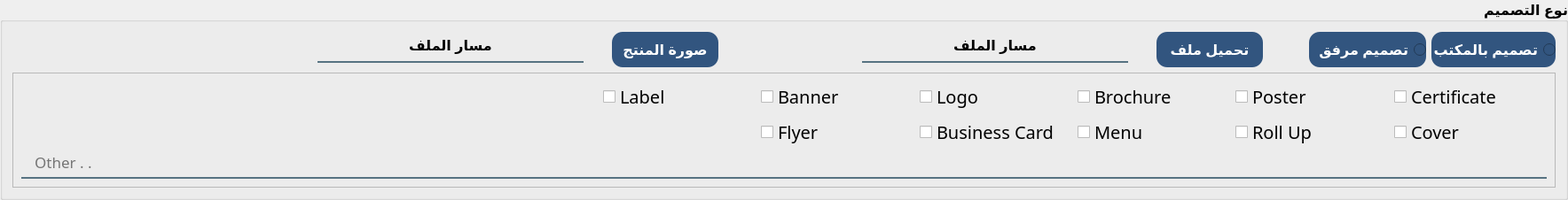
        <widget class="QGroupBox" name="groupBox">
         <property name="font">
          <font>
           <pointsize>12</pointsize>
           <weight>75</weight>
           <bold>true</bold>
          </font>
         </property>
         <property name="title">
          <string>نوع التصميم</string>
         </property>
         <property name="alignment">
          <set>Qt::AlignRight|Qt::AlignTrailing|Qt::AlignVCenter</set>
         </property>
         <layout class="QGridLayout" name="gridLayout_2">
          <item row="1" column="0" colspan="11">
           <widget class="QFrame" name="frame">
            <property name="maximumSize">
             <size>
              <width>16777215</width>
              <height>16777215</height>
             </size>
            </property>
            <property name="frameShape">
             <enum>QFrame::StyledPanel</enum>
            </property>
            <property name="frameShadow">
             <enum>QFrame::Raised</enum>
            </property>
            <layout class="QGridLayout" name="gridLayout">
             <item row="0" column="0">
              <spacer name="horizontalSpacer_13">
               <property name="orientation">
                <enum>Qt::Horizontal</enum>
               </property>
               <property name="sizeType">
                <enum>QSizePolicy::Fixed</enum>
               </property>
               <property name="sizeHint" stdset="0">
                <size>
                 <width>650</width>
                 <height>20</height>
                </size>
               </property>
              </spacer>
             </item>
             <item row="0" column="1">
              <widget class="QCheckBox" name="label_checkBox">
               <property name="font">
                <font>
                 <family>Gill Sans MT</family>
                 <pointsize>15</pointsize>
                 <weight>50</weight>
                 <bold>false</bold>
                </font>
               </property>
               <property name="styleSheet">
                <string notr="true"/>
               </property>
               <property name="text">
                <string>Label</string>
               </property>
              </widget>
             </item>
             <item row="0" column="2">
              <widget class="QCheckBox" name="banner_checkBox">
               <property name="font">
                <font>
                 <family>Gill Sans MT</family>
                 <pointsize>15</pointsize>
                 <weight>50</weight>
                 <bold>false</bold>
                </font>
               </property>
               <property name="styleSheet">
                <string notr="true"/>
               </property>
               <property name="text">
                <string>Banner</string>
               </property>
              </widget>
             </item>
             <item row="0" column="3">
              <widget class="QCheckBox" name="logo_checkBox">
               <property name="font">
                <font>
                 <family>Gill Sans MT</family>
                 <pointsize>15</pointsize>
                 <weight>50</weight>
                 <bold>false</bold>
                </font>
               </property>
               <property name="styleSheet">
                <string notr="true"/>
               </property>
               <property name="text">
                <string>Logo</string>
               </property>
              </widget>
             </item>
             <item row="0" column="4">
              <widget class="QCheckBox" name="brochure_checkBox">
               <property name="font">
                <font>
                 <family>Gill Sans MT</family>
                 <pointsize>15</pointsize>
                 <weight>50</weight>
                 <bold>false</bold>
                </font>
               </property>
               <property name="styleSheet">
                <string notr="true"/>
               </property>
               <property name="text">
                <string>Brochure</string>
               </property>
              </widget>
             </item>
             <item row="0" column="5">
              <widget class="QCheckBox" name="poster_checkBox">
               <property name="font">
                <font>
                 <family>Gill Sans MT</family>
                 <pointsize>15</pointsize>
                 <weight>50</weight>
                 <bold>false</bold>
                </font>
               </property>
               <property name="styleSheet">
                <string notr="true"/>
               </property>
               <property name="text">
                <string>Poster</string>
               </property>
              </widget>
             </item>
             <item row="0" column="6">
              <widget class="QCheckBox" name="certificate_checkBox">
               <property name="font">
                <font>
                 <family>Gill Sans MT</family>
                 <pointsize>15</pointsize>
                 <weight>50</weight>
                 <bold>false</bold>
                </font>
               </property>
               <property name="styleSheet">
                <string notr="true"/>
               </property>
               <property name="text">
                <string>Certificate</string>
               </property>
              </widget>
             </item>
             <item row="1" column="2">
              <widget class="QCheckBox" name="flyer_checkBox">
               <property name="font">
                <font>
                 <family>Gill Sans MT</family>
                 <pointsize>15</pointsize>
                 <weight>50</weight>
                 <bold>false</bold>
                </font>
               </property>
               <property name="styleSheet">
                <string notr="true"/>
               </property>
               <property name="text">
                <string>Flyer</string>
               </property>
              </widget>
             </item>
             <item row="1" column="3">
              <widget class="QCheckBox" name="businessCard_checkBox">
               <property name="font">
                <font>
                 <family>Gill Sans MT</family>
                 <pointsize>15</pointsize>
                 <weight>50</weight>
                 <bold>false</bold>
                </font>
               </property>
               <property name="styleSheet">
                <string notr="true"/>
               </property>
               <property name="text">
                <string>Business Card</string>
               </property>
              </widget>
             </item>
             <item row="1" column="4">
              <widget class="QCheckBox" name="menu_checkBox">
               <property name="font">
                <font>
                 <family>Gill Sans MT</family>
                 <pointsize>15</pointsize>
                 <weight>50</weight>
                 <bold>false</bold>
                </font>
               </property>
               <property name="styleSheet">
                <string notr="true"/>
               </property>
               <property name="text">
                <string>Menu</string>
               </property>
              </widget>
             </item>
             <item row="1" column="5">
              <widget class="QCheckBox" name="rollUp_checkBox">
               <property name="font">
                <font>
                 <family>Gill Sans MT</family>
                 <pointsize>15</pointsize>
                 <weight>50</weight>
                 <bold>false</bold>
                </font>
               </property>
               <property name="styleSheet">
                <string notr="true"/>
               </property>
               <property name="text">
                <string>Roll Up</string>
               </property>
              </widget>
             </item>
             <item row="1" column="6">
              <widget class="QCheckBox" name="cover_checkBox">
               <property name="font">
                <font>
                 <family>Gill Sans MT</family>
                 <pointsize>15</pointsize>
                 <weight>50</weight>
                 <italic>false</italic>
                 <bold>false</bold>
                </font>
               </property>
               <property name="styleSheet">
                <string notr="true"/>
               </property>
               <property name="text">
                <string>Cover</string>
               </property>
              </widget>
             </item>
             <item row="2" column="0" colspan="7">
              <widget class="QLineEdit" name="other_lineEdit">
               <property name="minimumSize">
                <size>
                 <width>0</width>
                 <height>0</height>
                </size>
               </property>
               <property name="maximumSize">
                <size>
                 <width>16777215</width>
                 <height>30</height>
                </size>
               </property>
               <property name="font">
                <font>
                 <family>Acumin Pro</family>
                 <pointsize>13</pointsize>
                 <weight>50</weight>
                 <italic>false</italic>
                 <bold>false</bold>
                </font>
               </property>
               <property name="cursor">
                <cursorShape>IBeamCursor</cursorShape>
               </property>
               <property name="mouseTracking">
                <bool>true</bool>
               </property>
               <property name="accessibleName">
                <string/>
               </property>
               <property name="accessibleDescription">
                <string/>
               </property>
               <property name="styleSheet">
                <string notr="true">background-color:rgba(0, 0, 0, 0);
border:none;
border-bottom:2px solid rgba(46, 82, 101, 200);

padding-bottom:7px;
font: 13pt &quot;Acumin Pro&quot;;</string>
               </property>
               <property name="text">
                <string/>
               </property>
               <property name="placeholderText">
                <string>   Other . .</string>
               </property>
              </widget>
             </item>
            </layout>
           </widget>
          </item>
          <item row="0" column="7">
           <widget class="QPushButton" name="clientDesign_btn">
            <property name="minimumSize">
             <size>
              <width>120</width>
              <height>40</height>
             </size>
            </property>
            <property name="maximumSize">
             <size>
              <width>16777215</width>
              <height>16777215</height>
             </size>
            </property>
            <property name="styleSheet">
             <string notr="true">font: 11pt &quot;Acumin Pro&quot;;
color: rgb(255, 255, 255);
background-color: rgb(50, 85, 127);

 border-radius: 12px;
</string>
            </property>
            <property name="text">
             <string>تحميل ملف</string>
            </property>
           </widget>
          </item>
          <item row="0" column="2">
           <spacer name="horizontalSpacer_16">
            <property name="orientation">
             <enum>Qt::Horizontal</enum>
            </property>
            <property name="sizeType">
             <enum>QSizePolicy::Fixed</enum>
            </property>
            <property name="sizeHint" stdset="0">
             <size>
              <width>20</width>
              <height>20</height>
             </size>
            </property>
           </spacer>
          </item>
          <item row="0" column="9">
           <widget class="QRadioButton" name="attatched_design">
            <property name="minimumSize">
             <size>
              <width>120</width>
              <height>40</height>
             </size>
            </property>
            <property name="layoutDirection">
             <enum>Qt::RightToLeft</enum>
            </property>
            <property name="styleSheet">
             <string notr="true">font: 11pt &quot;Acumin Pro&quot;;
color: rgb(255, 255, 255);
background-color: rgb(50, 85, 127);

 border-radius: 12px;
</string>
            </property>
            <property name="text">
             <string>  تصميم مرفق</string>
            </property>
           </widget>
          </item>
          <item row="0" column="10">
           <widget class="QRadioButton" name="ofice_design">
            <property name="minimumSize">
             <size>
              <width>120</width>
              <height>40</height>
             </size>
            </property>
            <property name="layoutDirection">
             <enum>Qt::RightToLeft</enum>
            </property>
            <property name="styleSheet">
             <string notr="true">font: 11pt &quot;Acumin Pro&quot;;
color: rgb(255, 255, 255);
background-color: rgb(50, 85, 127);

 border-radius: 12px;
</string>
            </property>
            <property name="text">
             <string>تصميم بالمكتب</string>
            </property>
           </widget>
          </item>
          <item row="0" column="1">
           <widget class="QLabel" name="filaPath_lbl_2">
            <property name="minimumSize">
             <size>
              <width>300</width>
              <height>0</height>
             </size>
            </property>
            <property name="maximumSize">
             <size>
              <width>16777215</width>
              <height>30</height>
             </size>
            </property>
            <property name="styleSheet">
             <string notr="true">background-color:rgba(0, 0, 0, 0);
border:none;
border-bottom:2px solid rgba(46, 82, 101, 200);
font: 8pt &quot;Acumin Pro&quot;;
padding-bottom:7px;</string>
            </property>
            <property name="text">
             <string>مسار الملف</string>
            </property>
            <property name="alignment">
             <set>Qt::AlignCenter</set>
            </property>
           </widget>
          </item>
          <item row="0" column="5">
           <widget class="QLabel" name="filaPath_lbl">
            <property name="minimumSize">
             <size>
              <width>300</width>
              <height>0</height>
             </size>
            </property>
            <property name="maximumSize">
             <size>
              <width>16777215</width>
              <height>30</height>
             </size>
            </property>
            <property name="styleSheet">
             <string notr="true">background-color:rgba(0, 0, 0, 0);
border:none;
border-bottom:2px solid rgba(46, 82, 101, 200);
font: 8pt &quot;Acumin Pro&quot;;
padding-bottom:7px;</string>
            </property>
            <property name="text">
             <string>مسار الملف</string>
            </property>
            <property name="alignment">
             <set>Qt::AlignCenter</set>
            </property>
           </widget>
          </item>
          <item row="0" column="6">
           <spacer name="horizontalSpacer_4">
            <property name="orientation">
             <enum>Qt::Horizontal</enum>
            </property>
            <property name="sizeType">
             <enum>QSizePolicy::Fixed</enum>
            </property>
            <property name="sizeHint" stdset="0">
             <size>
              <width>20</width>
              <height>20</height>
             </size>
            </property>
           </spacer>
          </item>
          <item row="0" column="3">
           <widget class="QPushButton" name="upload_photo_btn">
            <property name="minimumSize">
             <size>
              <width>120</width>
              <height>40</height>
             </size>
            </property>
            <property name="maximumSize">
             <size>
              <width>16777215</width>
              <height>16777215</height>
             </size>
            </property>
            <property name="styleSheet">
             <string notr="true">font: 11pt &quot;Acumin Pro&quot;;
color: rgb(255, 255, 255);
background-color: rgb(50, 85, 127);

 border-radius: 12px;
</string>
            </property>
            <property name="text">
             <string>صورة المنتج</string>
            </property>
           </widget>
          </item>
          <item row="0" column="4">
           <spacer name="horizontalSpacer_5">
            <property name="orientation">
             <enum>Qt::Horizontal</enum>
            </property>
            <property name="sizeType">
             <enum>QSizePolicy::Fixed</enum>
            </property>
            <property name="sizeHint" stdset="0">
             <size>
              <width>150</width>
              <height>20</height>
             </size>
            </property>
           </spacer>
          </item>
          <item row="0" column="0">
           <spacer name="horizontalSpacer_12">
            <property name="orientation">
             <enum>Qt::Horizontal</enum>
            </property>
            <property name="sizeHint" stdset="0">
             <size>
              <width>338</width>
              <height>20</height>
             </size>
            </property>
           </spacer>
          </item>
          <item row="0" column="8">
           <spacer name="horizontalSpacer_8">
            <property name="orientation">
             <enum>Qt::Horizontal</enum>
            </property>
            <property name="sizeHint" stdset="0">
             <size>
              <width>40</width>
              <height>20</height>
             </size>
            </property>
           </spacer>
          </item>
         </layout>
        </widget>
